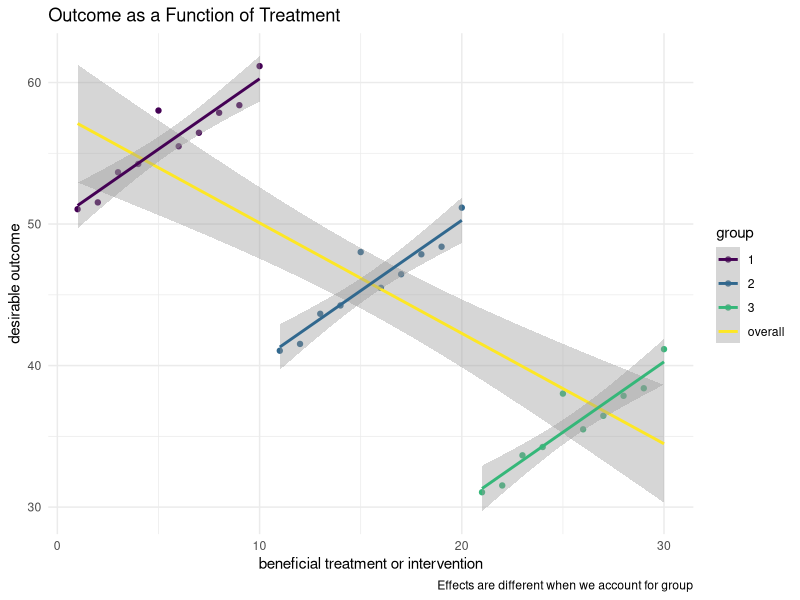

This chart was generated by the following R code:
## ---- chunk 1

library(ggplot2) # beautiful graphs

## ---- chunk 2

e <- rnorm(10, 0, 1) # error

# group 1

group1 <- rep(1, 10)

x1 <- seq(1,10)

y1 <- 50 + x1 + e

# group 2

group2 <- rep(2, 10)

x2 <- seq(11, 20)

y2 <- 30 + x2 + e

# group 3

group3 <- rep(3, 10)

x3 <- seq(21, 30)

y3 <- 10 + x3 + e

# combine into a dataframe

x <- c(x1, x2, x3)

y <- c(y1, y2, y3)

group <- factor(c(group1, group2, group3))

mydata <- data.frame(x, y, group) 

## ---- chunk 3

ggplot(mydata, 
             aes(x = x,
                 y = y)) + 
  geom_point(aes(color = group)) + # points with group color
  geom_smooth(method = "lm", 
              aes(color = "overall")) + # overall smoother
  geom_smooth(aes(color = group), # smoothers with group color
              method = "lm") + 
  scale_color_viridis_d(option = "viridis") +
  labs(title = "Outcome as a Function of Treatment",
       x = "beneficial treatment or intervention",
       y = "desirable outcome",
       caption = "Effects are different when we account for group") +
  theme_minimal()


